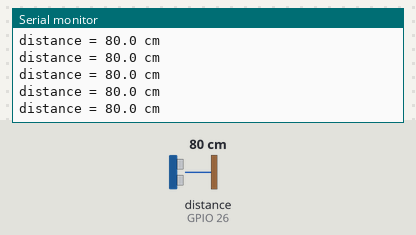
This sketch was run on a simulated ESP32. Parts: the last lines printed to the serial monitor. Wiring (inferred from the names in the program): ultrasonic range finder: trigger GPIO 27; echo GPIO 26. The test bench sets the inputs (shaded band); at power-on: distance to the obstacle (sensor on GPIO 26) 80 cm. The echo pulse lasts 58.3 µs per cm.

Above: at 1.2 s.
1.3 s: distance to the obstacle (sensor on GPIO 26) set to 2 cm
At 1.59 s:
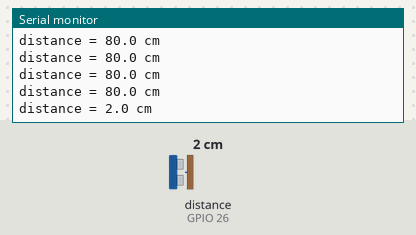
2.8 s: distance to the obstacle (sensor on GPIO 26) set to 4 cm
At 2.8 s:
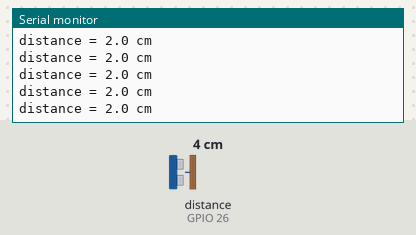
Timing chart, 0 to 5.8 s (numbered marks = the images above; inputs shaded):
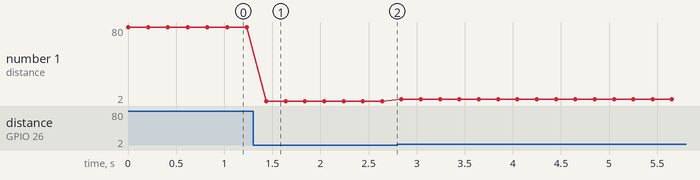

The sketch:

03_ultrasonic_test.ino
```cpp
// TEST 3: HC-SR04 ultrasonic
// Wiring: VCC->5V (VIN), GND->GND, TRIG->GPIO27,
//         ECHO -> 1k resistor -> junction -> 2k resistor -> GND ; junction -> GPIO26
// NEVER connect ECHO directly to the ESP32.
// Expected: hold your hand 10-50 cm above it; distance follows your hand.
#define TRIG_PIN 27
#define ECHO_PIN 26

void setup() {
  Serial.begin(115200);
  pinMode(TRIG_PIN, OUTPUT);
  pinMode(ECHO_PIN, INPUT);
}

void loop() {
  digitalWrite(TRIG_PIN, LOW);  delayMicroseconds(2);
  digitalWrite(TRIG_PIN, HIGH); delayMicroseconds(10);
  digitalWrite(TRIG_PIN, LOW);
  unsigned long d = pulseIn(ECHO_PIN, HIGH, 25000);
  if (d == 0) Serial.println("no echo (out of range, or check wiring/divider)");
  else        Serial.printf("distance = %.1f cm\n", d * 0.0343f / 2.0f);
  delay(200);
}
```

Measured:
- after the input at 1.3 s, the serial monitor: prints a new line after 0.14 s (image 1)
- plotted number 1: 80 → 2 after the input at 1.3 s, 2 → 4 after the input at 2.8 s
